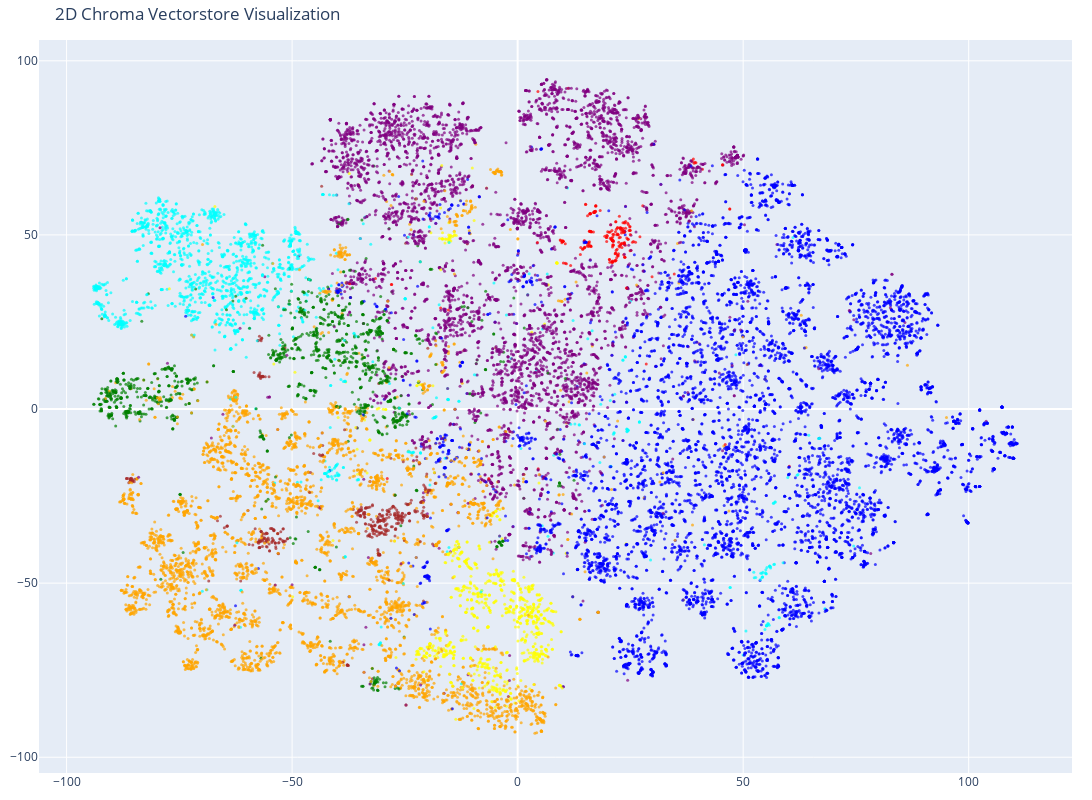

Notebook source saved alongside this figure:
### Code cell
# Create the 2D scatter plot
fig = go.Figure(data=[go.Scatter(
    x=reduced_vectors[:, 0],
    y=reduced_vectors[:, 1],
    mode='markers',
    marker=dict(size=3, color=colors, opacity=0.7),
)])

fig.update_layout(
    title='2D Chroma Vectorstore Visualization',
    scene=dict(xaxis_title='x', yaxis_title='y'),
    width=1200,
    height=800,
    margin=dict(r=20, b=10, l=10, t=40)
)

fig.show()

### Figure 1 — Plotly figure (JSON) as saved in the notebook; plotly's stock layout.template omitted (floating-point values rounded to 4 significant figures; data arrays with more than 128 entries replaced by an {"elided": "..."} marker saying what was removed)
{"data": [{"marker": {"color": {"elided": "20000 str values"}, "opacity": 0.7, "size": 3}, "mode": "markers", "type": "scatter", "x": {"elided": "20000 float values"}, "y": {"elided": "20000 float values"}}], "layout": {"height": 800, "margin": {"b": 10, "l": 10, "r": 20, "t": 40}, "scene": {"xaxis": {"title": {"text": "x"}}, "yaxis": {"title": {"text": "y"}}}, "title": {"text": "2D Chroma Vectorstore Visualization"}, "width": 1200}}
